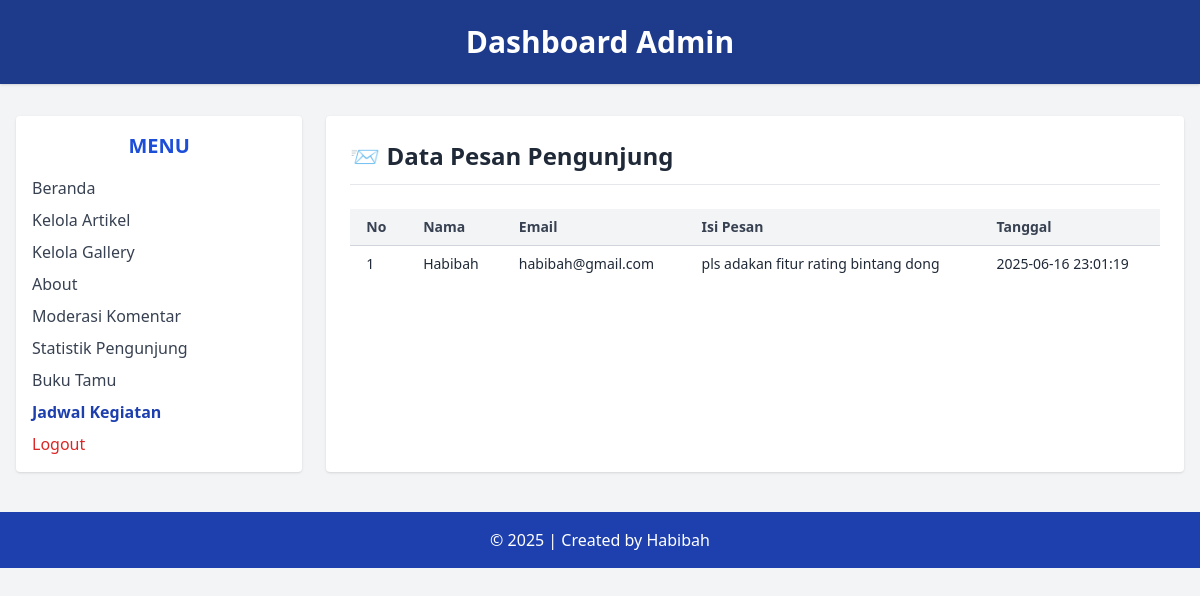
/admin/data_pesan.php (signed in), run on the app's committed database.
### tables this page shows
CREATE TABLE `tbl_pesan` (
  `id_pesan` int(11) NOT NULL,
  `nama` varchar(100) DEFAULT NULL,
  `email` varchar(100) DEFAULT NULL,
  `isi_pesan` text DEFAULT NULL,
  `created_at` datetime DEFAULT current_timestamp()
);

### admin/data_pesan.php (the view, shortened to what this page needs)
<?php
include "../koneksi.php";
$pesan = mysqli_query($db, "SELECT * FROM tbl_pesan ORDER BY created_at DESC");
?>
<!DOCTYPE html>
<html lang="id">
<head>
    <script src="https://cdn.tailwindcss.com"></script>
</head>
<body class="bg-gray-100 min-h-screen">
    <header class="bg-blue-900 text-white text-center py-6 shadow">
        <h1 class="text-3xl font-bold">Dashboard Admin</h1>
    </header>
    <div class="flex max-w-7xl mx-auto mt-8 px-4">
        <aside class="w-1/4 bg-white rounded shadow p-4">
            <h2 class="text-xl font-semibold text-blue-700 mb-4 text-center">MENU</h2>
            <ul class="space-y-2 text-gray-700">
            <ul class="space-y-2 text-gray-700">
                <li><a href="beranda_admin.php" class="block hover:text-blue-600">Beranda</a></li>
                <li><a href="data_artikel.php" class="block hover:text-blue-600">Kelola Artikel</a></li>
                <li><a href="data_gallery.php" class="block hover:text-blue-600">Kelola Gallery</a></li>
                <li><a href="about.php" class="block hover:text-blue-600">About</a></li>
                <li><a href="data_komentar.php" class="block hover:text-blue-600">Moderasi Komentar</a></li>
                <li><a href="statistik.php" class="block hover:text-blue-600">Statistik Pengunjung</a></li>
                <li><a href="data_pesan.php" class="block hover:text-blue-600">Buku Tamu</a></li>
                <li><a href="data_kegiatan.php" class="block font-semibold text-blue-800">Jadwal Kegiatan</a></li>
                <li>
                    <a href="logout.php" onclick="return confirm('Apakah anda yakin ingin keluar?');"
                        class="block text-red-600 hover:underline font-medium">Logout</a>
                </li>
            </ul>
            </ul>
        </aside>
        <main class="w-3/4 bg-white rounded shadow p-6 ml-6 overflow-x-auto">
            <h2 class="text-2xl font-bold text-gray-800 mb-6 border-b pb-3">📨 Data Pesan Pengunjung</h2>
            <div class="overflow-x-auto">
                <table class="min-w-full divide-y divide-gray-300 text-sm">
                    <thead class="bg-gray-100 text-gray-700 text-left">
                        <tr>
                            <th class="px-4 py-2">No</th>
                            <th class="px-4 py-2">Nama</th>
                            <th class="px-4 py-2">Email</th>
                            <th class="px-4 py-2">Isi Pesan</th>
                            <th class="px-4 py-2">Tanggal</th>
                        </tr>
                    </thead>
                    <tbody class="divide-y divide-gray-200 text-gray-800">
                        <?php $no = 1; while ($row = mysqli_fetch_assoc($pesan)): ?>
                        <tr class="hover:bg-gray-50">
                            <td class="px-4 py-2"><?= $no++ ?></td>
                            <td class="px-4 py-2"><?= htmlspecialchars($row['nama']) ?></td>
                            <td class="px-4 py-2"><?= htmlspecialchars($row['email']) ?></td>
                            <td class="px-4 py-2 whitespace-pre-line"><?= nl2br(htmlspecialchars($row['isi_pesan'])) ?></td>
                            <td class="px-4 py-2"><?= $row['created_at'] ?></td>
                        </tr>
                        <?php endwhile; ?>
                    </tbody>
                </table>
            </div>
        </main>
    </div>
    <footer class="bg-blue-800 text-white text-center py-4 mt-10">
        &copy; <?= date('Y'); ?> | Created by Habibah
    </footer>
</body>
</html>

### data on the page
tbl_pesan: nama "Habibah", email "habibah@gmail.com", isi_pesan "pls adakan fitur rating bintang dong", created_at "2025-06-16 23:01:19"
